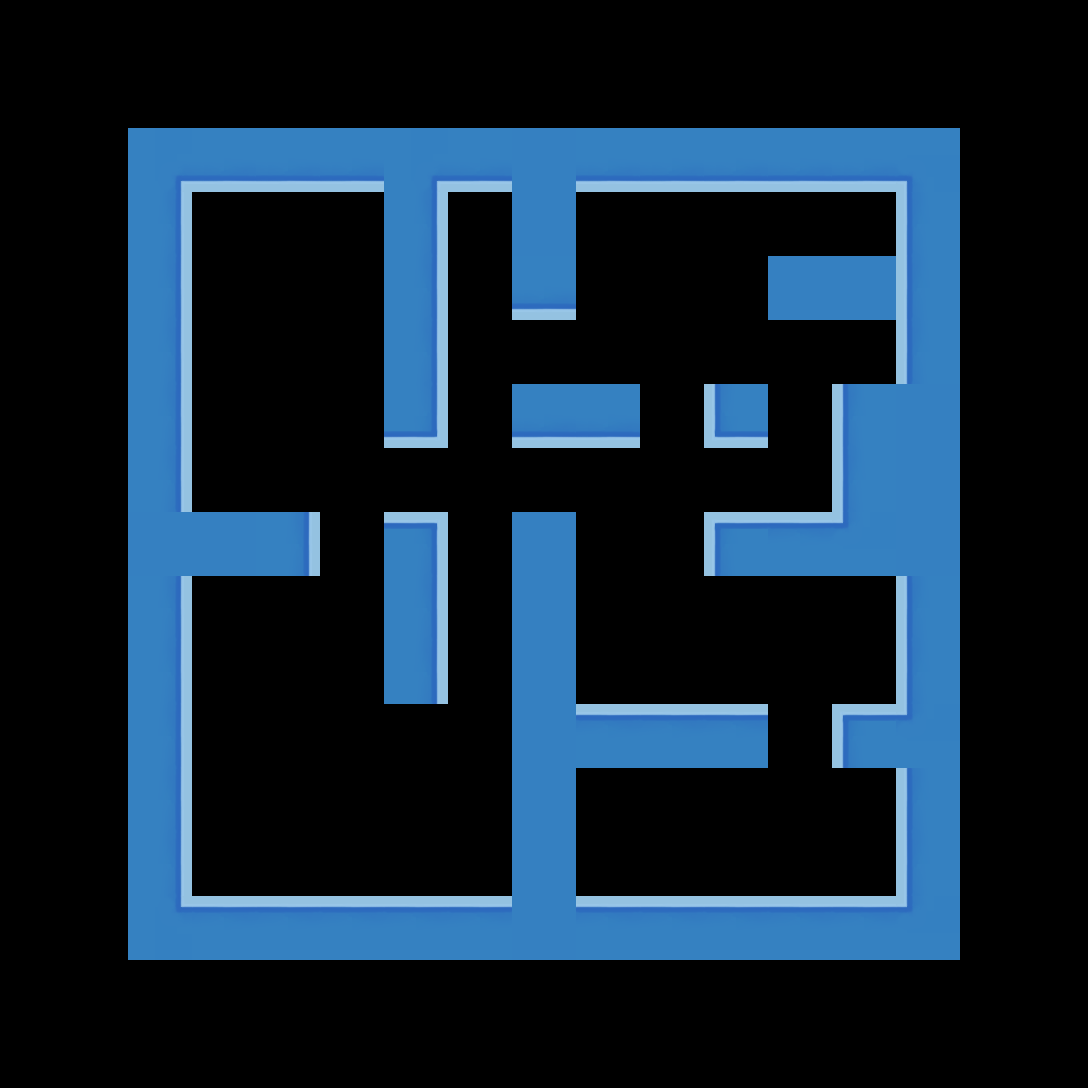

Rendered tile map (Tiled .tmx) drawn with the repository's tilesets; below, a short description and the map source with its tile grids summarised:
An orthogonal 17x17 tile map with 64x64 px tiles, 1 tile layer (Tile Layer 1), 2 tilesets and 59 objects (30x ConveyorBelt, 16x Obstacle, 10x Blackhole, Planet, Ship, ...).

<map version="1.8" tiledversion="1.8.1" orientation="orthogonal" renderorder="right-down" width="17" height="17" tilewidth="64" tileheight="64" infinite="0" nextlayerid="4" nextobjectid="116">
 <tileset firstgid="1" name="Marble_Game_Prototype_Tileset" tilewidth="64" tileheight="64" tilecount="100" columns="10">
  <image source="City_Level_1.png" trans="ff00ff" width="640" height="640" />
 </tileset>
 <tileset firstgid="101" name="tile-set" tilewidth="64" tileheight="64" tilecount="15" columns="5">
  <image source="tile-set.png" trans="ff00ff" width="320" height="192" />
 </tileset>
 <layer id="1" name="Tile Layer 1" width="17" height="17">
  <data>[289 cells, 79 non-empty, 13 distinct tile ids]</data>
 </layer>
 <objectgroup id="3" name="Object Layer 1">
  <object id="48" name="BeltDown" type="ConveyorBelt" x="768.13" y="640.066" width="64" height="64">
   <properties>
    <property name="movementX" type="float" value="0" />
    <property name="movementY" type="float" value="0.02" />
   </properties>
   <ellipse />
  </object>
  <object id="49" name="BeltRight" type="ConveyorBelt" x="320.13" y="704.066" width="64" height="64">
   <properties>
    <property name="movementX" type="float" value="0.02" />
    <property name="movementY" type="float" value="0" />
   </properties>
   <ellipse />
  </object>
  <object id="51" name="BeltDown" type="ConveyorBelt" x="320.13" y="320.066" width="64" height="64">
   <properties>
    <property name="movementX" type="float" value="0" />
    <property name="movementY" type="float" value="0.02" />
   </properties>
   <ellipse />
  </object>
  <object id="52" name="BeltDown" type="ConveyorBelt" x="320.13" y="384.066" width="64" height="64">
   <properties>
    <property name="movementX" type="float" value="0" />
    <property name="movementY" type="float" value="0.02" />
   </properties>
   <ellipse />
  </object>
  <object id="53" name="BeltDown" type="ConveyorBelt" x="320.13" y="448.066" width="64" height="64">
   <properties>
    <property name="movementX" type="float" value="0" />
    <property name="movementY" type="float" value="0.02" />
   </properties>
   <ellipse />
  </object>
  <object id="54" name="BeltDown" type="ConveyorBelt" x="320.13" y="512.066" width="64" height="64">
   <properties>
    <property name="movementX" type="float" value="0" />
    <property name="movementY" type="float" value="0.02" />
   </properties>
   <ellipse />
  </object>
  <object id="55" name="BeltDown" type="ConveyorBelt" x="320.13" y="576.066" width="64" height="64">
   <properties>
    <property name="movementX" type="float" value="0" />
    <property name="movementY" type="float" value="0.02" />
   </properties>
   <ellipse />
  </object>
  <object id="56" name="BeltDown" type="ConveyorBelt" x="320.13" y="640.066" width="64" height="64">
   <properties>
    <property name="movementX" type="float" value="0" />
    <property name="movementY" type="float" value="0.02" />
   </properties>
   <ellipse />
  </object>
  <object id="57" name="BeltRight" type="ConveyorBelt" x="640.13" y="640.066" width="64" height="64">
   <properties>
    <property name="movementX" type="float" value="0.02" />
    <property name="movementY" type="float" value="0" />
   </properties>
   <ellipse />
  </object>
  <object id="58" name="BeltUp" type="ConveyorBelt" x="448.13" y="704.066" width="64" height="64">
   <properties>
    <property name="movementX" type="float" value="0" />
    <property name="movementY" type="float" value="-0.02" />
   </properties>
   <ellipse />
  </object>
  <object id="59" name="BeltRight" type="ConveyorBelt" x="384.13" y="704.066" width="64" height="64">
   <properties>
    <property name="movementX" type="float" value="0.02" />
    <property name="movementY" type="float" value="0" />
   </properties>
   <ellipse />
  </object>
  <object id="60" name="BeltUp" type="ConveyorBelt" x="448.13" y="640.066" width="64" height="64">
   <properties>
    <property name="movementX" type="float" value="0" />
    <property name="movementY" type="float" value="-0.02" />
   </properties>
   <ellipse />
  </object>
  <object id="61" name="BeltUp" type="ConveyorBelt" x="448.13" y="576.066" width="64" height="64">
   <properties>
    <property name="movementX" type="float" value="0" />
    <property name="movementY" type="float" value="-0.02" />
   </properties>
   <ellipse />
  </object>
  <object id="62" name="BeltUp" type="ConveyorBelt" x="448.13" y="512.066" width="64" height="64">
   <properties>
    <property name="movementX" type="float" value="0" />
    <property name="movementY" type="float" value="-0.02" />
   </properties>
   <ellipse />
  </object>
  <object id="63" name="BeltUp" type="ConveyorBelt" x="448.13" y="448.066" width="64" height="64">
   <properties>
    <property name="movementX" type="float" value="0" />
    <property name="movementY" type="float" value="-0.02" />
   </properties>
   <ellipse />
  </object>
  <object id="64" name="BeltUp" type="ConveyorBelt" x="448.13" y="384.066" width="64" height="64">
   <properties>
    <property name="movementX" type="float" value="0" />
    <property name="movementY" type="float" value="-0.02" />
   </properties>
   <ellipse />
  </object>
  <object id="65" name="BeltUP" type="ConveyorBelt" x="448.13" y="320.066" width="64" height="64">
   <properties>
    <property name="movementX" type="float" value="0" />
    <property name="movementY" type="float" value="-0.02" />
   </properties>
   <ellipse />
  </object>
  <object id="66" name="BeltRight" type="ConveyorBelt" x="512.13" y="320.066" width="64" height="64">
   <properties>
    <property name="movementX" type="float" value="0.02" />
    <property name="movementY" type="float" value="0" />
   </properties>
   <ellipse />
  </object>
  <object id="67" name="Beltup" type="ConveyorBelt" x="576.13" y="320.066" width="64" height="64">
   <properties>
    <property name="movementX" type="float" value="0" />
    <property name="movementY" type="float" value="-0.02" />
   </properties>
   <ellipse />
  </object>
  <object id="68" name="up" type="ConveyorBelt" x="640.13" y="320.066" width="64" height="64">
   <properties>
    <property name="movementX" type="float" value="0" />
    <property name="movementY" type="float" value="-0.02" />
   </properties>
   <ellipse />
  </object>
  <object id="69" name="BeltUP" type="ConveyorBelt" x="704.13" y="320.066" width="64" height="64">
   <properties>
    <property name="movementX" type="float" value="0" />
    <property name="movementY" type="float" value="-0.02" />
   </properties>
   <ellipse />
  </object>
  </objectgroup>
</map>
<!-- 38 of 59 objects omitted -->